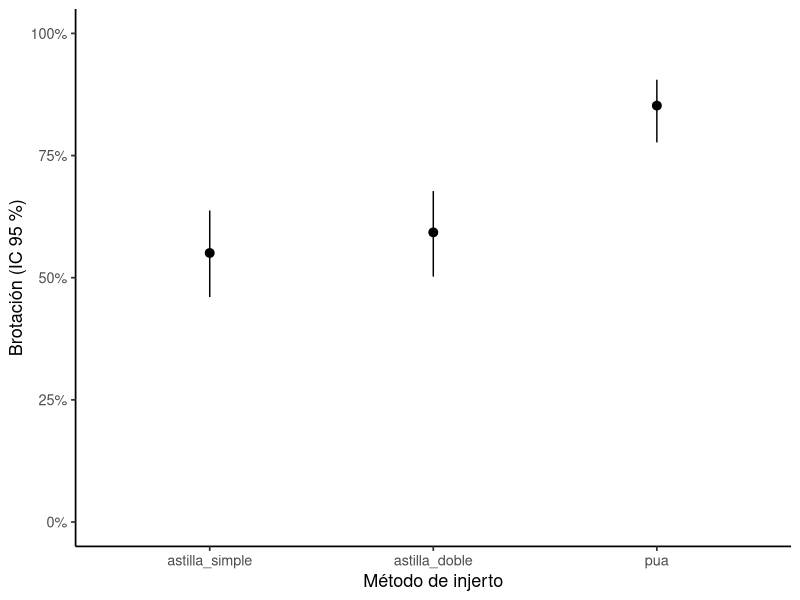
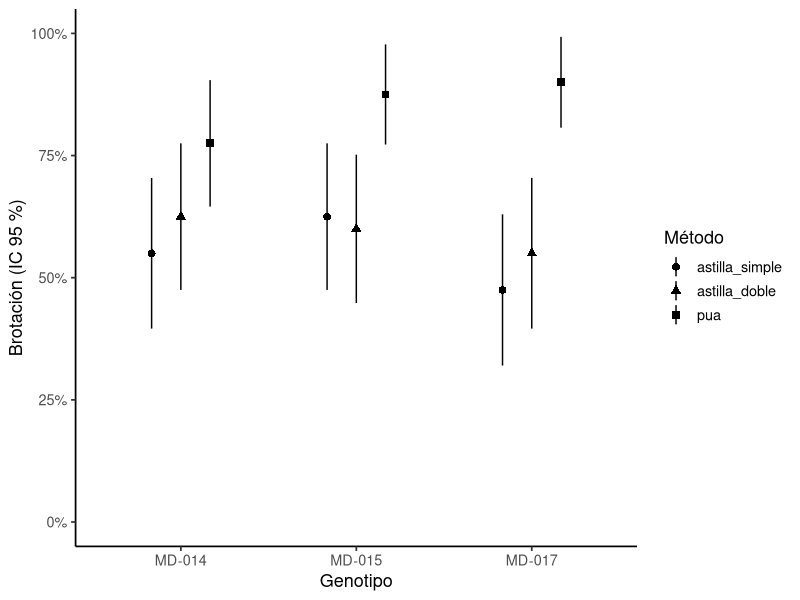

These charts were generated, in order, by the following R code:
## ---- chunk 1
#| label: setup
#| include: false
library(dplyr)
library(ggplot2)
library(emmeans)
library(multcomp)

datos <- read.csv("data/camu_camu_injertos.csv") |>
  mutate(
    bloque   = factor(bloque),
    genotipo = factor(genotipo),
    metodo   = factor(metodo, levels = c("astilla_simple", "astilla_doble", "pua"))
  )
## ---- chunk 2
m_bin <- glm(
  cbind(plantas_brotadas, plantas_injertadas - plantas_brotadas) ~ bloque + metodo,
  family = binomial, data = datos
)
cld(emmeans(m_bin, ~ metodo, type = "response"),
    Letters = letters, adjust = "tukey", reversed = TRUE) |>
  as.data.frame() |>
  transmute(Método = metodo,
            `Brotación (%)` = round(100 * prob, 1),
            `IC 95 %` = paste0(round(100 * asymp.LCL, 1), "–", round(100 * asymp.UCL, 1)),
            Grupo = trimws(.group)) |>
  knitr::kable(row.names = FALSE)
## ---- chunk 3
m_lon <- lm(longitud_brote_cm ~ bloque + genotipo * metodo, data = datos)
cld(emmeans(m_lon, ~ metodo), Letters = letters, adjust = "tukey", reversed = TRUE) |>
  as.data.frame() |>
  transmute(Método = metodo,
            `Longitud (cm)` = round(emmean, 2),
            Grupo = trimws(.group)) |>
  knitr::kable(row.names = FALSE)
## ---- chunk 4
emmeans(m_bin, ~ metodo, type = "response") |>
  as.data.frame() |>
  ggplot(aes(metodo, prob)) +
  geom_pointrange(aes(ymin = asymp.LCL, ymax = asymp.UCL)) +
  scale_y_continuous(labels = scales::percent, limits = c(0, 1)) +
  labs(x = "Método de injerto", y = "Brotación (IC 95 %)") +
  theme_classic(base_size = 13)
## ---- chunk 5
datos |>
  group_by(genotipo, metodo) |>
  summarise(b = sum(plantas_brotadas), n = sum(plantas_injertadas), .groups = "drop") |>
  mutate(p = b / n, ee = sqrt(p * (1 - p) / n)) |>
  ggplot(aes(genotipo, p, shape = metodo)) +
  geom_pointrange(aes(ymin = p - 1.96 * ee, ymax = pmin(p + 1.96 * ee, 1)),
                  position = position_dodge(0.5)) +
  scale_y_continuous(labels = scales::percent, limits = c(0, 1)) +
  labs(x = "Genotipo", y = "Brotación (IC 95 %)", shape = "Método") +
  theme_classic(base_size = 13)
